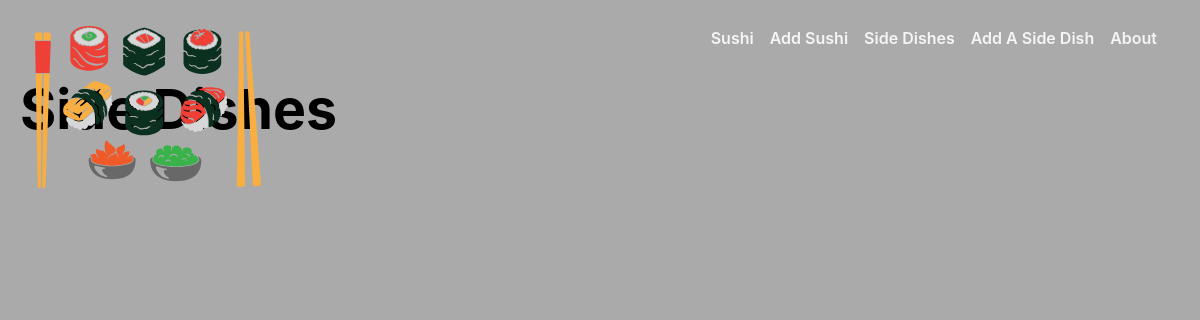
Page /sides/ on the earlier database version.
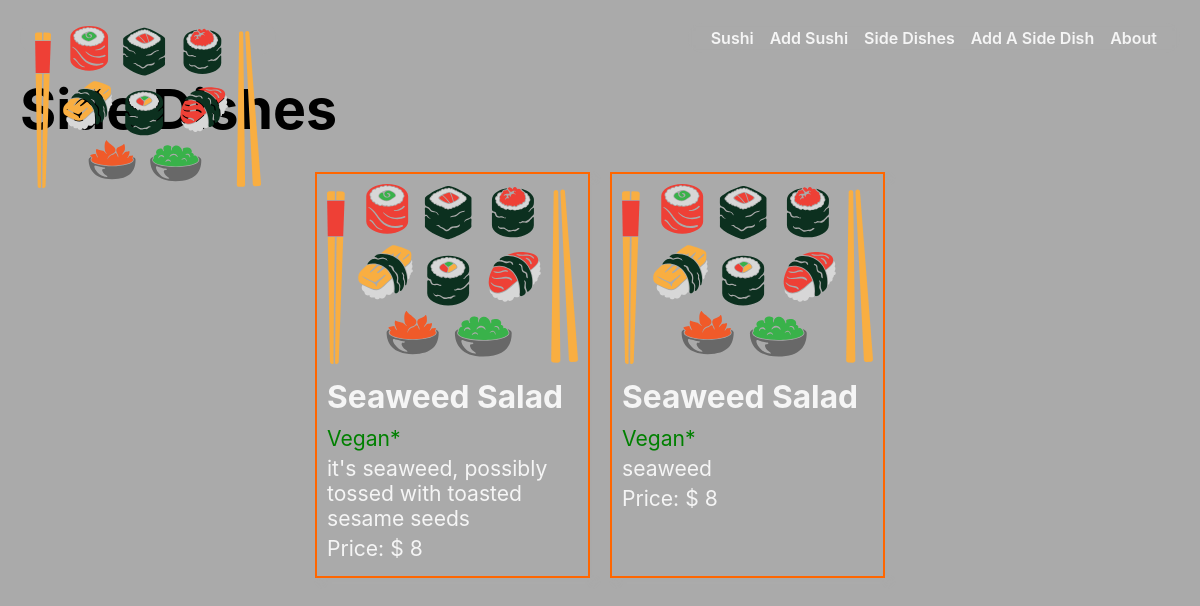
Same page on the later database version.
### main_app/models.py (models this page shows, shortened)
class Side(models.Model):
  name = models.CharField(max_length=50)
  description = models.TextField(max_length=250)
  isVegan = models.BooleanField(default=False)
  price = models.IntegerField(default=6)

### main_app/views.py (the view)
# urls.py: path('sides/', views.sides_index, name='sides_index'),
def sides_index(request):
  sides = Side.objects.all()
  return render(request, 'sides/index.html', { 'sides': sides})

### main_app/templates/sides/index.html
{% extends 'base.html' %} {% load static %} {% block head %}
<link
  rel="stylesheet"
  type="text/css"
  href="{% static 'css/sides-index.css' %}"
/>
{% endblock %} {% block content %}
<section class="page-header">
  <h1>Side Dishes</h1>
</section>
<section class="card-container">
  {% for side in sides %}
  <div class="card">
    <a href="{% url 'sides_detail' side.id %}">
      <div class="card-content">
        <div class="card-img-container">
          <img src="{% static 'images/sushi.svg' %}" alt="sushi logo icon" />
        </div>
        <h2 class="card-title">{{ side.name }}</h2>
        {% if side.isVegan %}
        <p style="color: green">Vegan*</p>
        <p>{{ side.description }}</p>
        {% else %}
        <p>{{ side.description }}</p>
        {% endif %}
        <p>Price: $ {{ side.price }}</p>
      </div>
    </a>
  </div>
  {% endfor %}
</section>
{% endblock %}

Differences in the rows shown:
added Side: name "Seaweed Salad", description "it's seaweed, possibly tossed with toasted sesame seeds", price "8"
added Side: name "Seaweed Salad", description "seaweed", price "8"
